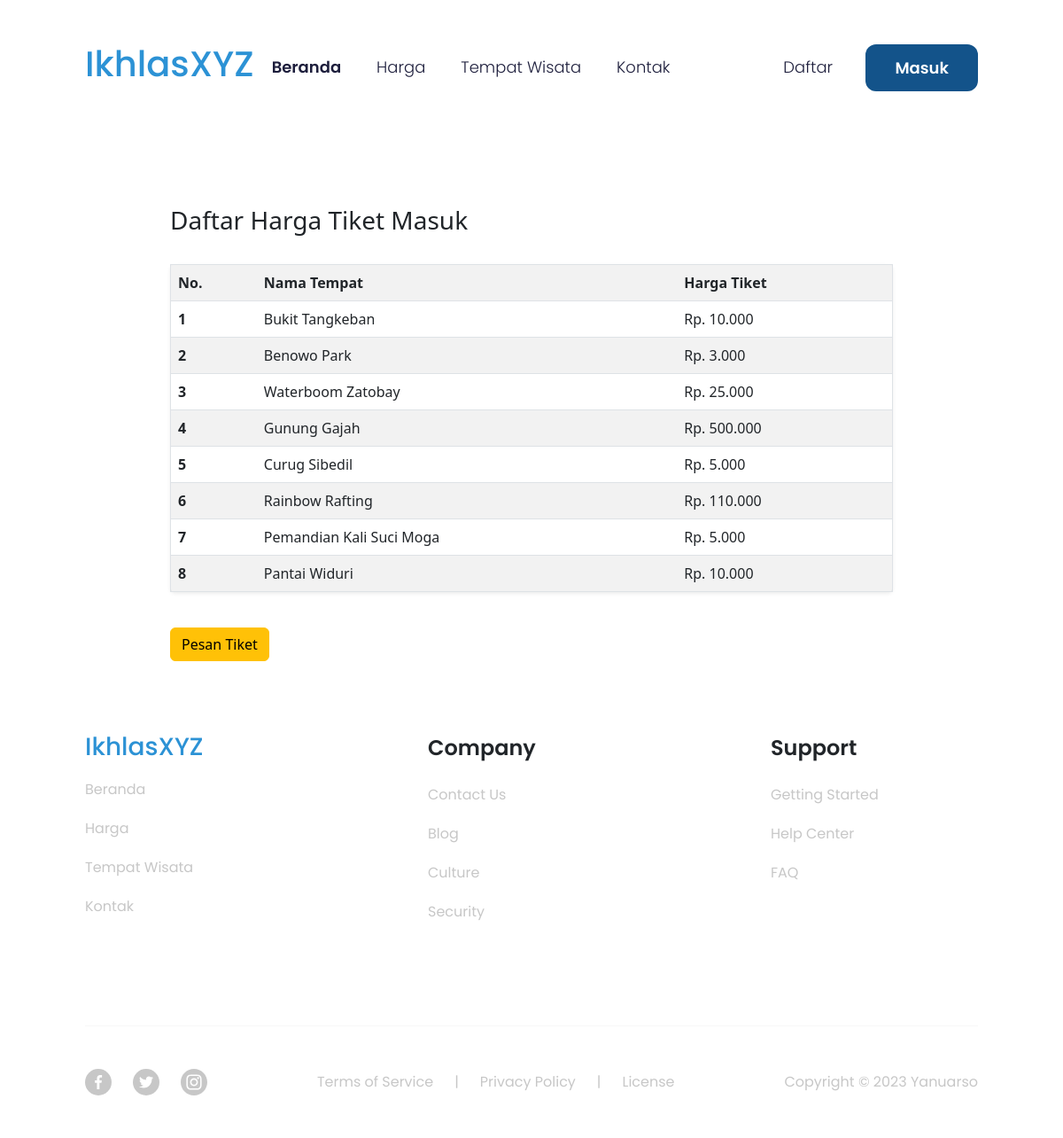
Page /pages/tabel-harga.php on the committed database.
### tables this page shows
CREATE TABLE `daftar_wisata` (
  `id` int(100) NOT NULL,
  `nama_tempat` varchar(200) NOT NULL,
  `harga_tiket` int(100) NOT NULL
);

### function/function.php (called while the page is built, shortened)
<?php
$conn_db = mysqli_connect("localhost", "root", "", "db_ikhlas");
function query($query){
    global $conn_db;
    $result = mysqli_query($conn_db, $query);
    $rows = [];
    while($row = mysqli_fetch_assoc($result)){
        $rows[] = $row;
    }
    return $rows;
}
?>

### pages/tabel-harga.php (the view)
<?php include '../layout/header.php' ?>
    <section class="h-100 w-100 bg-white" style="box-sizing: border-box">
        <div class="container">
            <h3>Daftar Harga Tiket Masuk</h3>
            <br />
            <table class="table table-striped table-hover border border-1 rounded tabel-harga shadow-sm">
                <tr>
                    <th>No.</th>
                    <th>Nama Tempat</th>
                    <th>Harga Tiket</th>
                </tr>
                <?php require('../function/function.php'); ?>
                <?php $wisatas = query("SELECT * FROM daftar_wisata ORDER BY id DESC"); ?>
                <?php $i = 1; ?>
                <?php foreach ($wisatas as $wisata) : ?>
                    <tr>
                        <th><?= $i; ?></th>
                        <td><?= $wisata['nama_tempat']; ?></td>
                        <td><?= "Rp. " . number_format($wisata['harga_tiket'], 0, ',', '.'); ?></td>
                    </tr>
                    <?php $i++; ?>
                <?php endforeach; ?>
            </table>
            <br />
            <a class="btn btn-warning" href="<?= BASE_URL . '/pages/form-pemesanan.php' ?>" role="button">Pesan Tiket</a>
        </div>
    </section>
<?php include '../layout/footer.php' ?>

### style/style.css (style rules this page uses)
div.container { width: 70%; margin-top: 80px; }

### rows in the picture
daftar_wisata: nama_tempat "Bukit Tangkeban", harga_tiket "10.000"
daftar_wisata: nama_tempat "Benowo Park", harga_tiket "3.000"
daftar_wisata: nama_tempat "Waterboom Zatobay", harga_tiket "25.000"
daftar_wisata: nama_tempat "Gunung Gajah", harga_tiket "500.000"
daftar_wisata: nama_tempat "Curug Sibedil", harga_tiket "5.000"
daftar_wisata: nama_tempat "Rainbow Rafting", harga_tiket "110.000"
daftar_wisata: nama_tempat "Pemandian Kali Suci Moga", harga_tiket "5.000"
daftar_wisata: nama_tempat "Pantai Widuri", harga_tiket "10.000"
